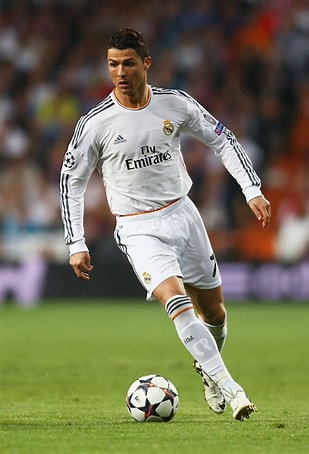
#> input picture OpenCV/ronaldo.jfif, 309 x 454 px; the run also reads 2 pictures not shown here
$ jupyter execute 'display the image by matplotlib.ipynb'
#> lines starting #> are read from the running program, lines starting #| are printed output that depends on the picture
# display the image by matplotlib

[cell 1]
import numpy as np
import cv2
import matplotlib.pyplot as plt

[cell 2]
#read image and opening image using by matplotlib
img=cv2.imread("ronaldo.jfif")
#> img is the input picture: shape (454, 309, 3); mean B, G, R 87.8, 115.9, 116.8
cv2.imshow("WINDOWIMAGE",img)#here image read by BGR format
cv2.waitKey(4000)
cv2.destroyAllWindows()
plt.imshow(img)#in matplotlib image read by RGB format that's why it was showing as color different
plt.show()

[cell 3]
#if we want to display image as same as cv2 format in matplotlib,we have to convert image in rgb format to bgr format
converting_bgr=cv2.cvtColor(img,cv2.COLOR_RGB2BGR)
plt.imshow(converting_bgr)

[cell 4]
#how to remove X axis values and Y axis values while displaying th eimage in matplotlib
plt.imshow(converting_bgr)
plt.xticks([])
plt.yticks([])
plt.show()

[cell 5]
#how to display 6 images in one window using matplot lib
#read the 6 images
img1=cv2.imread("ronaldo.jfif")
img2=cv2.imread("image.jpg")
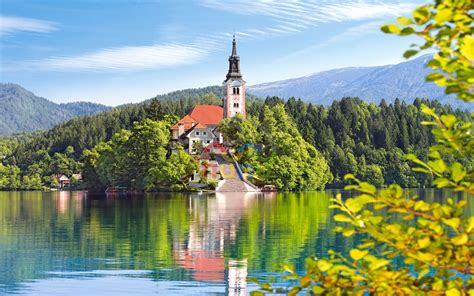
#> input picture OpenCV/image.jpg, 474 x 296 px
#> img2 is the input picture: shape (296, 474, 3); mean B, G, R 126.1, 151.8, 135.7
img3=cv2.imread("color_circle.jfif")
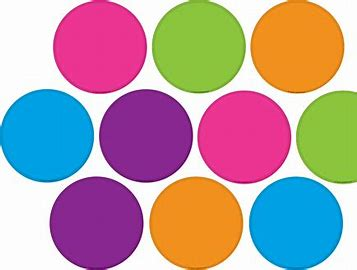
#> input picture OpenCV/color_circle.jfif, 357 x 270 px
#> img3 is the input picture: shape (270, 357, 3); mean B, G, R 160.6, 155.9, 179.6
img4=cv2.imread("output.jpg")
img5=cv2.imread("karthik.png")
img6=cv2.imread("grayscale.jpg")
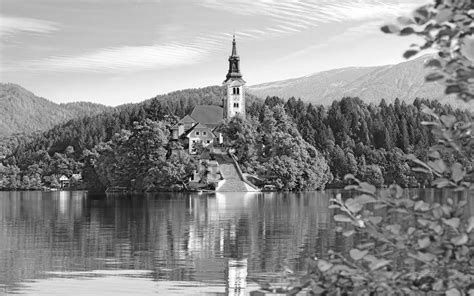
#> input picture OpenCV/grayscale.jpg, 474 x 296 px
#> img6 is the input picture: shape (296, 474, 3); min 0, max 255, mean 142.3
titles=['Ronaldo','Natural','Circle','Output','Karthik','Grayscale']
images=[img1,img2,img3,img4,img5,img6]
for i in range(6):
    plt.subplot(2,3,i+1)
    plt.imshow(images[i])
    plt.title(titles[i])
    plt.xticks([])
    plt.yticks([])
plt.show()
#> figure, not shown here; B, G, R data is drawn as R, G, B
